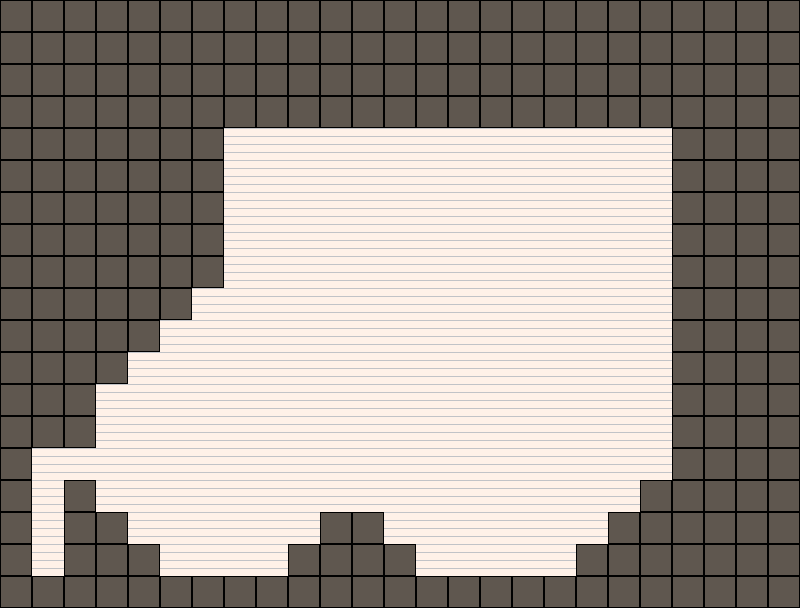

Below is a game level as drawn by its tile map, then a one-line description and the .tmx that defines it (tile-layer data replaced by summaries):
An orthogonal 25x19 tile map with 32x32 px tiles, 2 tile layers (background, walls), 2 tilesets and 92 objects (35x pipe, 10x upright, 10x upleft, 10x ghost, 8x downright, ...).

<map version="1.2" tiledversion="1.2.2" orientation="orthogonal" renderorder="right-down" width="25" height="19" tilewidth="32" tileheight="32" infinite="0" nextlayerid="6" nextobjectid="233">
 <tileset firstgid="1" name="walls1" tilewidth="32" tileheight="32" tilecount="13" columns="13">
  <image source="walls1.png" width="416" height="32" />
 </tileset>
 <tileset firstgid="14" name="topdownpeople" tilewidth="32" tileheight="32" tilecount="12" columns="2">
  <image source="topdownpeople.png" width="64" height="192" />
 </tileset>
 <layer id="2" name="background" width="25" height="19">
  <data>[475 cells, 475 non-empty, 1 distinct tile ids]</data>
 </layer>
 <objectgroup id="5" name="corners">
  <object id="96" name="upright" gid="3" x="352" y="320" width="32" height="32" />
  <object id="97" name="downright" gid="4" x="352" y="288" width="32" height="32" />
  <object id="98" name="downleft" gid="5" x="416" y="288" width="32" height="32" />
  <object id="99" name="upleft" gid="6" x="416" y="352" width="32" height="32" />
  <object id="100" name="upright" gid="3" x="320" y="352" width="32" height="32" />
  <object id="101" name="downright" gid="4" x="320" y="256" width="32" height="32" />
  <object id="102" name="downleft" gid="5" x="448" y="256" width="32" height="32" />
  <object id="103" name="upleft" gid="6" x="448" y="384" width="32" height="32" />
  <object id="104" name="upright" gid="3" x="288" y="384" width="32" height="32" />
  <object id="105" name="downright" gid="4" x="288" y="224" width="32" height="32" />
  <object id="106" name="downleft" gid="5" x="480" y="224" width="32" height="32" />
  <object id="107" name="upleft" gid="6" x="480" y="416" width="32" height="32" />
  <object id="108" name="upright" gid="3" x="256" y="416" width="32" height="32" />
  <object id="109" name="downright" gid="4" x="256" y="192" width="32" height="32" />
  <object id="110" name="pipe" gid="8" x="288" y="160" width="32" height="32" />
  <object id="111" name="pipe" gid="8" x="256" y="160" width="32" height="32" />
  <object id="112" name="pipe" gid="8" x="320" y="160" width="32" height="32" />
  <object id="113" name="pipe" gid="8" x="352" y="160" width="32" height="32" />
  <object id="114" name="pipe" gid="8" x="416" y="160" width="32" height="32" />
  <object id="115" name="pipe" gid="8" x="384" y="160" width="32" height="32" />
  <object id="116" name="pipe" gid="8" x="448" y="160" width="32" height="32" />
  <object id="117" name="pipe" gid="8" x="480" y="160" width="32" height="32" />
  <object id="118" name="pipe" gid="8" x="224" y="160" width="32" height="32" />
  <object id="119" name="pipe" gid="8" x="224" y="192" width="32" height="32" />
  <object id="120" name="pipe" gid="8" x="224" y="224" width="32" height="32" />
  <object id="121" name="pipe" gid="8" x="224" y="256" width="32" height="32" />
  <object id="122" name="pipe" gid="8" x="224" y="288" width="32" height="32" />
  <object id="124" name="pipe" gid="8" x="224" y="352" width="32" height="32" />
  <object id="125" name="pipe" gid="8" x="224" y="384" width="32" height="32" />
  <object id="128" name="pipe" gid="8" x="256" y="448" width="32" height="32" />
  <object id="129" name="pipe" gid="8" x="288" y="448" width="32" height="32" />
  <object id="130" name="pipe" gid="8" x="320" y="448" width="32" height="32" />
  <object id="131" name="pipe" gid="8" x="352" y="448" width="32" height="32" />
  <object id="132" name="pipe" gid="8" x="384" y="448" width="32" height="32" />
  <object id="133" name="pipe" gid="8" x="416" y="448" width="32" height="32" />
  <object id="134" name="pipe" gid="8" x="448" y="448" width="32" height="32" />
  <object id="135" name="pipe" gid="8" x="480" y="448" width="32" height="32" />
  <object id="137" name="pipe" gid="8" x="512" y="160" width="32" height="32" />
  <object id="139" name="pipe" gid="8" x="512" y="256" width="32" height="32" />
  <object id="140" name="pipe" gid="8" x="512" y="224" width="32" height="32" />
  <object id="141" name="pipe" gid="8" x="512" y="288" width="32" height="32" />
  <object id="142" name="pipe" gid="8" x="512" y="320" width="32" height="32" />
  <object id="143" name="pipe" gid="8" x="512" y="352" width="32" height="32" />
  <object id="144" name="pipe" gid="8" x="512" y="384" width="32" height="32" />
  <object id="145" name="pipe" gid="8" x="512" y="416" width="32" height="32" />
  <object id="146" name="break" gid="13" x="512" y="192" width="32" height="32" />
  <object id="150" name="downright" gid="4" x="96" y="416" width="32" height="32" />
  <object id="151" name="downright" gid="4" x="128" y="384" width="32" height="32" />
  <object id="152" name="downright" gid="4" x="160" y="352" width="32" height="32" />
  <object id="153" name="downright" gid="4" x="192" y="320" width="32" height="32" />
  <object id="160" name="upright" gid="3" x="96" y="512" width="32" height="32" />
  <object id="161" name="upright" gid="3" x="128" y="544" width="32" height="32" />
  <object id="162" name="upright" gid="3" x="160" y="576" width="32" height="32" />
  <object id="175" name="upleft" gid="6" x="256" y="576" width="32" height="32" />
  <object id="187" name="upleft" gid="6" x="288" y="544" width="32" height="32" />
  <object id="188" name="upleft" gid="6" x="320" y="512" width="32" height="32" />
  <object id="195" name="upright" gid="3" x="352" y="512" width="32" height="32" />
  <object id="196" name="upright" gid="3" x="384" y="544" width="32" height="32" />
  <object id="197" name="upright" gid="3" x="416" y="576" width="32" height="32" />
  <object id="200" name="upleft" gid="6" x="544" y="576" width="32" height="32" />
  <object id="201" name="upleft" gid="6" x="576" y="544" width="32" height="32" />
  <object id="202" name="upleft" gid="6" x="608" y="512" width="32" height="32" />
  <object id="203" name="upleft" gid="6" x="640" y="480" width="32" height="32" />
  <object id="213" name="pipe" gid="8" x="224" y="320" width="32" height="32" />
  <object id="215" name="downleft" gid="5" x="224" y="416" width="32" height="32" />
  <object id="217" name="pipe" gid="8" x="224" y="416" width="32" height="32" />
  <object id="218" name="pipe" gid="8" x="224" y="448" width="32" height="32" />
  <object id="220" name="pipe" gid="8" x="512" y="448" width="32" height="32" />
  <object id="231" name="up" gid="9" x="544" y="448" width="32" height="32" />
 </objectgroup>
 <objectgroup id="4" name="people">
  <object id="92" name="goal" gid="20" x="384" y="320" width="32" height="32" />
  <object id="147" name="spawn" gid="23" x="32" y="576" width="32" height="32" />
  <object id="154" name="ghost" gid="24" x="128" y="416" width="32" height="32" />
  <object id="155" name="ghost" gid="24" x="160" y="384" width="32" height="32" />
  <object id="156" name="ghost" gid="24" x="192" y="352" width="32" height="32" />
  <object id="157" name="red" gid="18" x="224" y="480" width="32" height="32" />
  <object id="158" name="black" gid="16" x="32" y="480" width="32" height="32" />
  <object id="189" name="black" gid="16" x="224" y="512" width="32" height="32" />
  <object id="190" name="black" gid="16" x="224" y="544" width="32" height="32" />
  <object id="191" name="black" gid="16" x="224" y="576" width="32" height="32" />
  <object id="192" name="red" gid="18" x="512" y="480" width="32" height="32" />
  <object id="199" name="black" gid="16" x="320" y="480" width="32" height="32" />
  <object id="207" name="ghost" gid="24" x="512" y="512" width="32" height="32" />
  <object id="208" name="ghost" gid="24" x="512" y="544" width="32" height="32" />
  <object id="209" name="ghost" gid="24" x="512" y="576" width="32" height="32" />
  <object id="221" name="red" gid="18" x="608" y="352" width="32" height="32" />
  </objectgroup>
 <layer id="1" name="walls" width="25" height="19">
  <data>[475 cells, 259 non-empty, 1 distinct tile ids]</data>
 </layer>
</map>
<!-- 7 of 92 objects omitted -->
